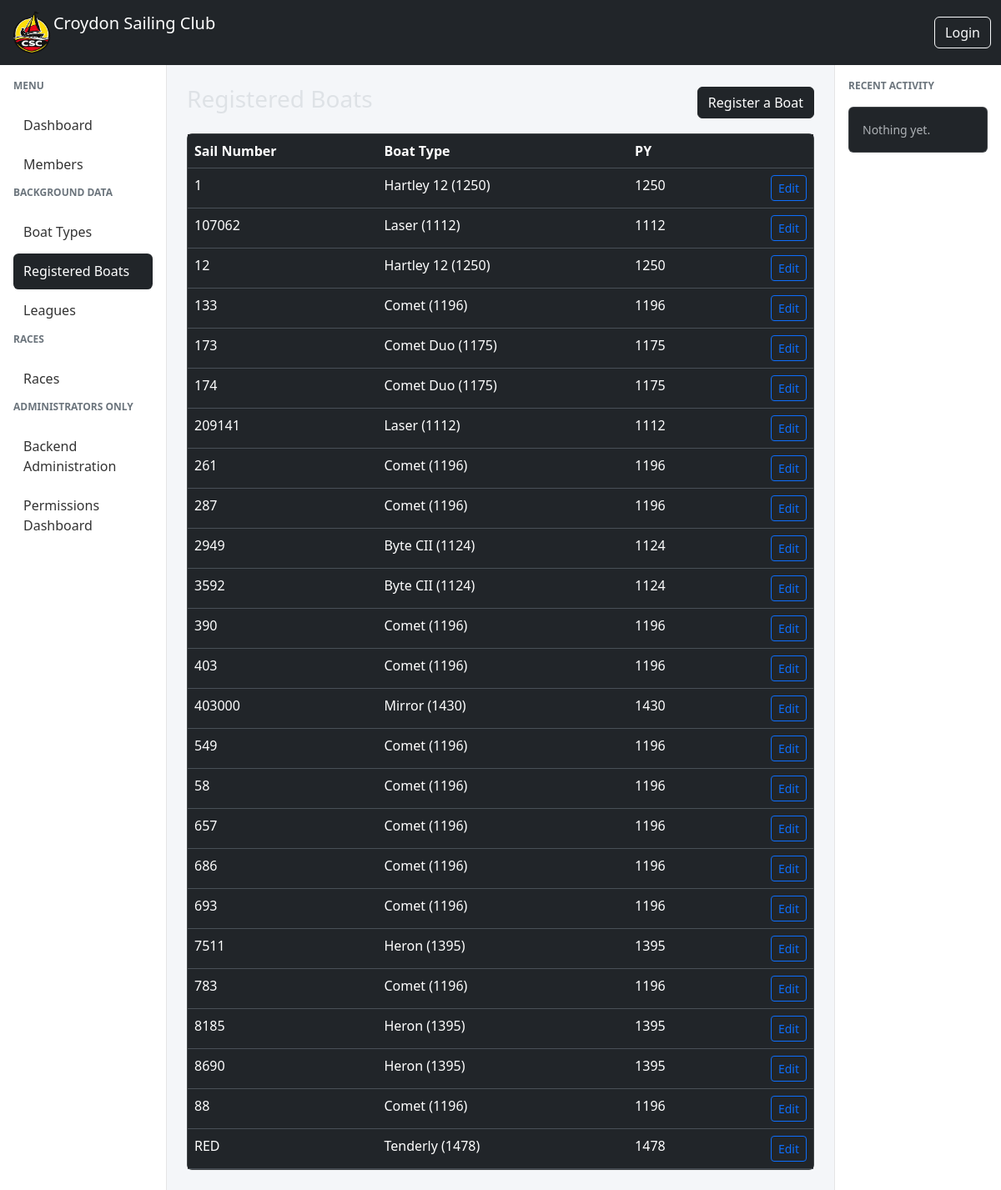
Before: /registered-boats/ with the older database file.
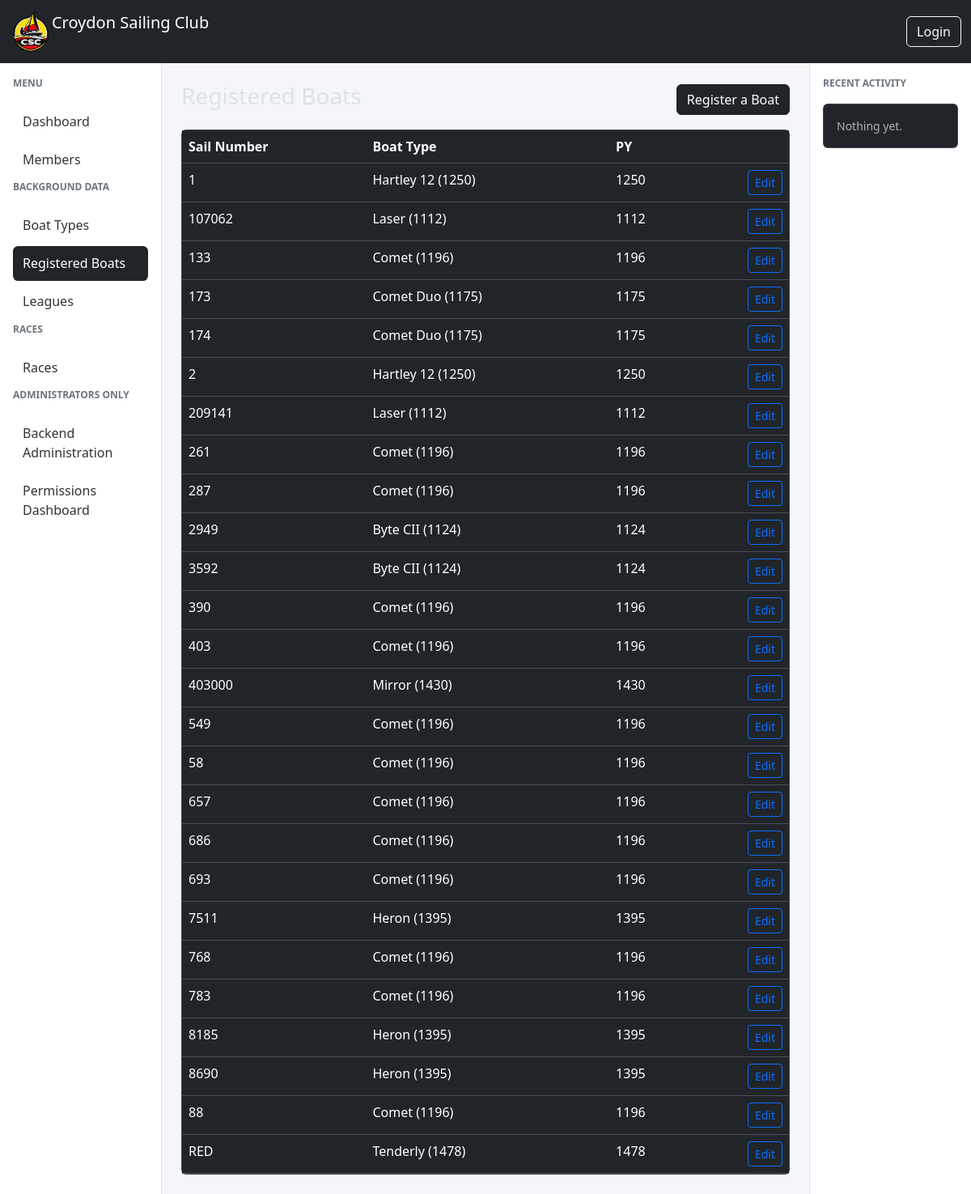
After: the same page with the newer database file.
### races/models.py (models this page shows, shortened)
class RegisteredBoat(models.Model):
    sail_number = models.CharField(max_length=20)
    boat_type = models.ForeignKey(BoatType,on_delete=models.CASCADE)

class BoatType(models.Model):
    name = models.CharField(max_length=100)
    description = models.CharField(max_length=255, blank=True)
    py = models.IntegerField(
        "Portsmouth Yardstick",
        validators=[
            MinValueValidator(1000),
            MaxValueValidator(2000),
        ],
    )
    def __str__(self):
        return f'{self.name} ({self.py})'

### races/views.py (the view)
# urls.py: path("registered-boats/", RegisteredBoatListView.as_view(), name="registered-boats-list"),
class RegisteredBoatListView(ListView):
    model = RegisteredBoat
    template_name = "races/registeredboat_list.html"
    context_object_name = "registeredboats"
    ordering = ["sail_number"]

### races/templates/races/registeredboat_list.html (shortened to what this page needs)
{% extends "base.html" %}
{% block content %}
<div class="d-flex justify-content-between align-items-center mb-3">
    <h3>Registered Boats</h3>
    <a href="{% url 'registered-boats-add' %}" class="btn btn-dark">
        Register a Boat
    </a>
</div>
<div class="card">
    <div class="table-responsive">
        <table class="table table-hover mb-0">
            <thead>
                <tr>
                    <th>Sail Number</th>
                    <th>Boat Type</th>
                    <th>PY</th>
                    <th></th>
                </tr>
            </thead>
            <tbody>
                {% for registeredboat in registeredboats %}
                <tr>
                    <td>{{ registeredboat.sail_number }}</td>
                    <td>{{ registeredboat.boat_type }}</td>
                    <td>{{ registeredboat.boat_type.py }}</td>
                    <td class="text-end">
                        <a href="{% url 'registered-boats-edit' registeredboat.pk %}"
                           class="btn btn-sm btn-outline-primary">
                            Edit
                        </a>
                    </td>
                </tr>
                {% empty %}
                <tr>
                    <td colspan="4" class="text-center text-muted">
                        No registered boats yet.
                    </td>
                </tr>
                {% endfor %}
            </tbody>
        </table>
    </div>
</div>
{% endblock %}

Changed rows visible on the page:
changed RegisteredBoat (number 6 of 26 on the later page): sail_number "12" → "2"; moves down the list
added RegisteredBoat: sail_number "768", boat_type "Comet (1196)", boat_type.py "1196"
